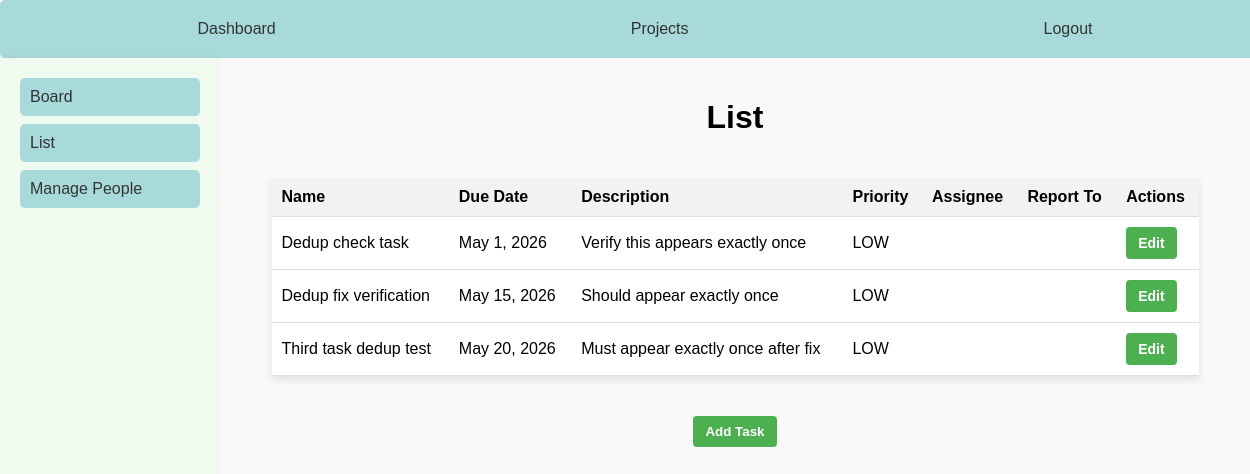
Page /projects/18/board/task-list/ (signed in) on the committed database.
### board/models.py (models this page shows, shortened)
class Task(models.Model):
    STATUS_CHOICES = [
        ('TODO', 'To-Do'),
        ('IN_PROGRESS', 'In Progress'),
        ('COMPLETED', 'Completed'),
    ]
    PRIORITY_CHOICES = [
        ('LOW', 'Low'),
        ('MEDIUM', 'Medium'),
        ('HIGH', 'High'),
    ]
    name = models.CharField(max_length=255)
    due_date = models.DateField()  # Use DateField if only the date is needed
    description = models.TextField()
    priority = models.CharField(max_length=6, choices=PRIORITY_CHOICES, default='LOW')
    assignee = models.ForeignKey(User, related_name='assigned_tasks', on_delete=models.SET_NULL, null=True, blank=True)
    report_to = models.ForeignKey(User, related_name='reporting_tasks', on_delete=models.SET_NULL, null=True, blank=True)
    status = models.CharField(max_length=20, choices=STATUS_CHOICES, default='TODO')
    attachment = models.FileField(upload_to='tasks/', null=True, blank=True)
    project = models.ForeignKey(Project, on_delete=models.CASCADE, related_name='tasks')
    sprint = models.ForeignKey('projects.Sprint', on_delete=models.SET_NULL, null=True, blank=True, related_name='tasks')
    class Meta:
        ordering = ['due_date']  # This goes inside the Task class

### board/views.py (the view)
# urls.py: path('task-list/', views.task_list, name='task_list'),
@login_required
def task_list(request,project_id):
    projects = Project.objects.filter(projectmembership__user=request.user)
    project = get_object_or_404(Project, id=project_id)
    project_memberships = ProjectMembership.objects.filter(project=project)
    users_in_project = [membership.user for membership in project_memberships]
    tasks = Task.objects.filter( project=project)  # Fetch all tasks from the database
    return render(request, 'board/task_list.html', {
        'project': project,
        'tasks': tasks,
        'projects':projects,
        'users_in_project': users_in_project,
    })

### board/templates/board/task_list.html (shortened to what this page needs)
<!DOCTYPE html>
<html lang="en">
<head>
</head>
<body>
  <nav class="navbar">
    <div class="navbutton">
        <a href="/projects/dashboard"><button class="dropdown-btn" onclick="">Dashboard</button></a>
    </div>
    <div class="navbutton">
        <a href="/projects/select"><button class="dropdown-btn">Projects</button></a>
    </div>
    <div class="navbutton">
        <button class="dropdown-btn" onclick="logout()">Logout</button>
    </div>
  </nav>
  <div class="main-content">
    <div class="left-pane">
        <button onclick="window.location.href=`/projects/${projectId}/board`">Board</button>
        <button onclick="window.location.href=`/projects/${projectId}/board/task-list`">List</button>
        <button onclick="window.location.href=`/projects/${projectId}/manage`">Manage People</button>
    </div>
    <div class="board">
        <div class="issue-tracker">
            <h1>List</h1>
            <table id="issue-table">
                <thead>
                    <tr>
                        <th>Name</th>
                        <th>Due Date</th>
                        <th>Description</th>
                        <th>Priority</th>
                        <th>Assignee</th>
                        <th>Report To</th>
                        <th>Actions</th>
                    </tr>
                </thead>
                <tbody>
                    {% if tasks %}
                        {% for task in tasks %}
                            <tr id="task-{{ task.id }}" >
                                <td class="task-name">{{ task.name }}</td>
                                <td class="task-due-date">{{ task.due_date }}</td>
                                <td class="task-description">{{ task.description }}</td>
                                <td class="task-priority">{{ task.priority }}</td>
                                <td class="task-assignee">{{ task.assignee.username }}</td>
                                <td class="task-report-to">{{ task.report_to.username }}</td>
                                <td><button class="edit-btn" data-task-id="{{ task.id }}"> Edit</button></td>
                            </tr>
                        {% endfor %}
                    {% else %}
                        <tr>
                            <td colspan="6" class="empty-message"></td>
                        </tr>
                    {% endif %}
                </tbody>
            </table>
            <button id="create-issue-btn">Add Task</button>
        </div>
    </div>
  </div>
</body>
</html>

### board/templates/board/task_list.html (style rules this page uses)
body { font-family: Arial, sans-serif; margin: 0; display: flex; flex-direction: column; height: 100vh; overflow: hidden; }
.navbar, .left-pane button, .dropdown-btn { background-color: #a8dadc; border: none; cursor: pointer; padding: 10px; color: #333; font-size: 1rem; text-align: left; border-radius: 5px; transition: background-color 0.3s; width: 100%; }
.navbar { display: flex; padding: 10px 20px; justify-content: space-around; box-shadow: 0 2px 4px rgba(0, 0, 0, 0.1); }
.navbutton { position: relative; display: inline-block; }
.main-content { display: flex; flex-grow: 1; }
.left-pane { padding: 20px; width: 180px; flex-shrink: 0; display: flex; flex-direction: column; background-color: #f1faee; height: 100vh; box-shadow: 2px 0 4px rgba(0, 0, 0, 0.1); gap:8px; }
.board { display: flex; flex-grow: 1; padding-top:20px; background-color: #f9f9f9; overflow-y: auto; gap: 10px; flex-direction: column; }
.issue-tracker { flex-grow: 1; display: flex; flex-direction: column; align-items: center; width: 100%; }
.issue-tracker h1 { text-align: center; }
.issue-tracker table { width: 90%; margin: 20px auto; border-collapse: collapse; background-color: #fff; box-shadow: 0 4px 8px rgba(0, 0, 0, 0.1); }
.issue-tracker th, .issue-tracker td { padding: 10px; text-align: left; border-bottom: 1px solid #ddd; }
.issue-tracker th { background-color: #f2f2f2; }
.issue-tracker button { padding: 8px 12px; font-weight: bold; cursor: pointer; border: none; border-radius: 4px; }
.issue-tracker #create-issue-btn { margin: 20px auto; display: block; background-color: #4CAF50; color: white; }
.edit-btn { background-color: #4CAF50; color: white; border: none; padding: 10px 20px; text-align: center; text-decoration: none; display: inline-block; font-size: 14px; cursor: pointer; border-radius: 5px; transition: background-color 0.3s ease; }

### rows in the picture
Task: name "Dedup check task", due_date "May 1, 2026", description "Verify this appears exactly once", priority "LOW"
Task: name "Dedup fix verification", due_date "May 15, 2026", description "Should appear exactly once", priority "LOW"
Task: name "Third task dedup test", due_date "May 20, 2026", description "Must appear exactly once after fix", priority "LOW"
